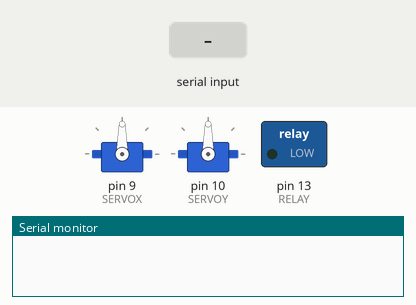
Bench run of a sketch on a simulated Arduino Uno, built with avr-gcc and run on an emulated ATmega328P. Parts: 2 × servo, switched loads named in the sketch (green lamp = pin HIGH), the last lines printed to the serial monitor. The test bench sets the inputs (shaded band).

Above: at 1.2 s.
1.3 s: "H" received over Serial
At 2.4 s:
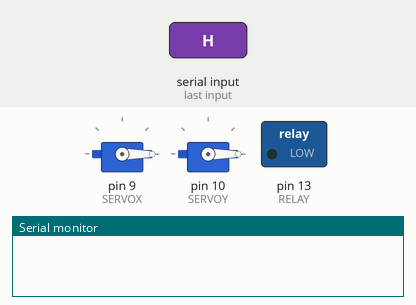
2.8 s: "V" received over Serial
At 3.5 s:
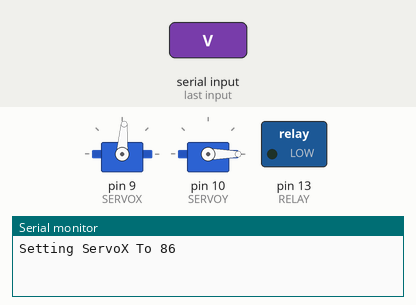
4.3 s: "F" received over Serial
At 4.7 s:
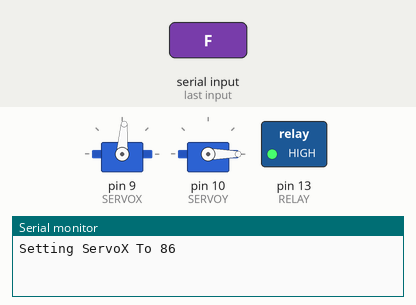
5.8 s: "S" received over Serial
At 7.0 s:
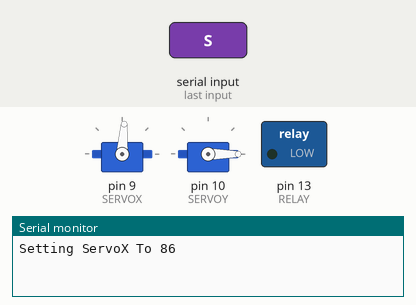
Timing chart, 0 to 8.3 s (numbered marks = the images above; inputs shaded):
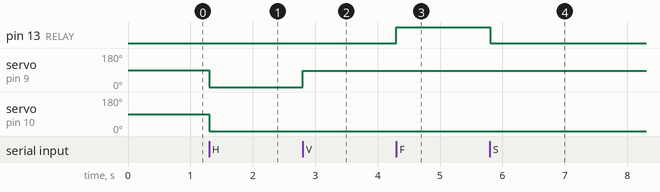

The sketch:

Kinect_Turret.ino
```cpp
#include <Servo.h>

#define SERVOX 9
#define SERVOY 10
#define RELAY 13

char incomingByte = 0;
Servo servoX;  // create servo object to control a servo
Servo servoY;  // create servo object to control a servo

int posX = 0;    // variable to store the servoX position
int posY = 0;    // variable to store the servoY position

int mode = -1; // -1 = none, 0 = x input, 1 = y input
bool firing = false;

const byte numChars = 32;
char receivedChars[numChars];

boolean newData = false;

void setup()
{
  servoX.attach(SERVOX);  // attaches the servo on pin 9 to the servo object
  servoY.attach(SERVOY);  // attaches the servo on pin 10 to the servo object
  pinMode(RELAY, OUTPUT);
  Serial.begin(9600); // opens serial port, sets data rate to 9600 bps
}

void loop()
{
  ReceiveSerial();
  if (!newData)
    return;
  //showNewData(); //Uncomment to print all received data.
  newData = false;
  int oldPosX = posX;
  int oldPosY = posY;
  ProcessNewData();
  //Print Servo Positions if they have changed:
  if (posX != oldPosX)
  {
    Serial.print("Setting ServoX To ");
    Serial.println(posX, DEC);
  }
  if (posY != oldPosY)
  {
    Serial.print("Setting ServoY To ");
    Serial.println(posY, DEC);
  }
  //Clamp Servo Positions:
  if (posX > 180)
    posX = 180;
  if (posX < 0)
    posX = 0;

  if (posY > 180)
    posY = 180;
  if (posY < 0)
    posY = 0;

  WriteData();
}

void WriteData()
{
  //Write Servo and Relay Data.
  servoX.write(posX);  // tell servo to go to position in variable
  servoY.write(posY);  // tell servo to go to position in variable
  if (firing)
    digitalWrite(RELAY, HIGH);
  else
    digitalWrite(RELAY, LOW);
}

void ProcessNewData()
{
  int i = 0;
  while (receivedChars[i] != '\0')
  {
    // read the incoming byte:
    switch (mode)
    {
      case -1: //Default mode
        if (receivedChars[i] == 'H') //About to receive Horizontal Angle, switch to horizontal mode
        {
          mode = 0;
        }
        else if (receivedChars[i] == 'V') //About to receive Vertical Angle, switch to vertical mode
        {
          mode = 1;
        }
        else if (receivedChars[i] == 'F') //Begin Firing
        {
          firing = true;
        }
        else if (receivedChars[i] == 'S') //Stop Firing
        {
          firing = false;
        }
        break;
      case 0: //Horizontal Angle Mode, set angle based on received byte.
        posX = (int)receivedChars[i];
        mode = -1;
        break;
      case 1: //Vertical Angle Mode, set angle based on received byte.
        posY = (int)receivedChars[i];
        mode = -1;
        break;
    }
    i++;
  }
}

void ReceiveSerial() {
  static boolean recvInProgress = false;
  static byte ndx = 0;
  char rc;

  while (Serial.available() > 0 && newData == false)
  {
    rc = Serial.read();

    receivedChars[ndx] = rc;
    ndx++;
    if (ndx >= numChars)
    {
      ndx = numChars - 1;
    }
  }

  if (ndx > 0)
  {
    receivedChars[ndx] = '\0'; // terminate the string
    ndx = 0;
    newData = true;
  }
}

void showNewData() {
  if (newData == true) {
    Serial.print("Arduino Received Data: ");
    Serial.println(receivedChars);
    newData = false;
  }
}
```

Measured:
- after the input at 1.3 s, servo on pin 9 (SERVOX), servo on pin 10 (SERVOY): 90° → 0° at once
- after the input at 2.8 s, servo on pin 9 (SERVOX): 0° → 86° at once
- after the input at 4.3 s, pin 13 (RELAY): LOW → HIGH at once
- after the input at 5.8 s, pin 13 (RELAY): HIGH → LOW at once
